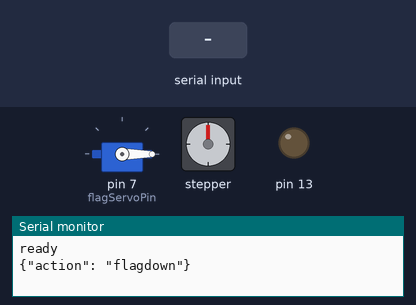
Bench run of a sketch on a simulated Arduino Uno, built with avr-gcc and run on an emulated ATmega328P. On the bench: servo, stepper motor, output pins drawn as LEDs (lit = HIGH), the last lines printed to the serial monitor. The test bench sets the inputs (shaded band). Stepper angles assume 4096 steps per turn.

Above: at 2.0 s.
2.1 s: "climberup:1\n" received over Serial
At 6.9 s:
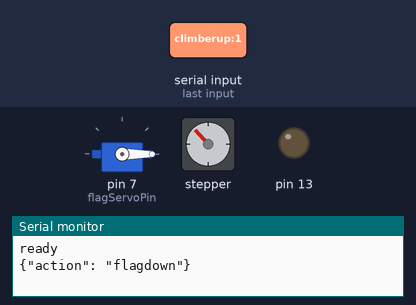
14.1 s: "ledon:1\n" received over Serial
At 17.0 s:
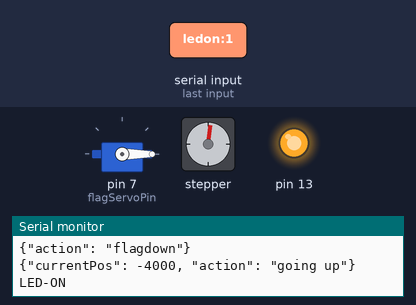
17.1 s: "flagup:1\n" received over Serial
At 18.9 s:
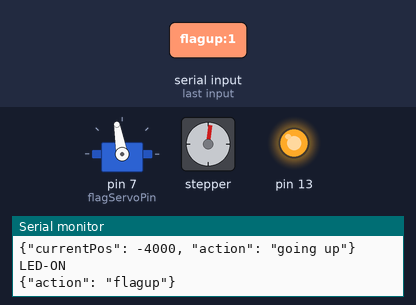
19.4 s: "leboff:1\n" received over Serial
At 20.5 s:
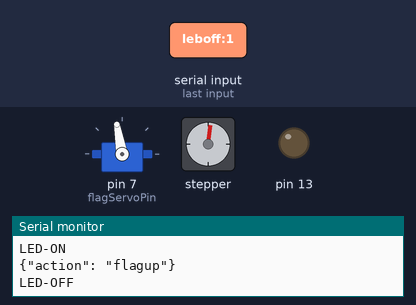
21.4 s: "climberup:150\n" received over Serial
At 25.9 s:
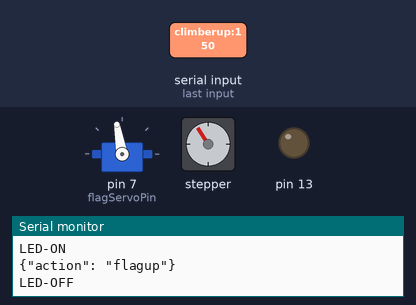
Timing chart, 0 to 33.4 s (numbered marks = the images above; inputs shaded):
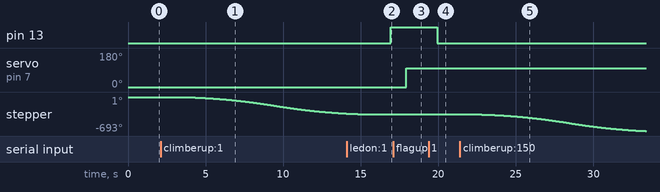

The sketch:

CliffhangerBot.ino
```cpp
#include <AccelStepper.h>
#include <Servo.h>

#define HALFSTEP 8

#define motorPin1  8     // IN1 on ULN2003 ==> Blue   on 28BYJ-48
#define motorPin2  9     // IN2 on ULN2004 ==> Pink   on 28BYJ-48
#define motorPin3  10    // IN3 on ULN2003 ==> Yellow on 28BYJ-48
#define motorPin4  11    // IN4 on ULN2003 ==> Orange on 28BYJ-48

#define flagServoPin 7

int endPoint = 1024 * 4;        // Move this many steps - 1024 = approx 1/4 turn

// NOTE: The sequence 1-3-2-4 is required for proper sequencing of 28BYJ-48
AccelStepper stepper1(HALFSTEP, motorPin1, motorPin3, motorPin2, motorPin4);

Servo myservo;
int pos = 0;

void setup() {
    Serial.begin(115200);
    pinMode(13, OUTPUT);
    myservo.attach(flagServoPin);

    stepper1.setMaxSpeed(900.0);
    stepper1.setAcceleration(100.0);
    stepper1.setSpeed(450);

    Serial.println("ready");
    flagDown();
}

void loop() {
	char inSerial[15];
	int i=0;
	delay(1000);
	if (Serial.available() > 0)   {
		while (Serial.available() > 0) {
			inSerial[i]=Serial.read(); //read data
			i++;
		}
		inSerial[i]='\0';

        String fullCmdString = String(inSerial);
        int deliminatorPos = fullCmdString.indexOf(':');
        String command = "";
        int value = 0;
        if (deliminatorPos > 0) {
            command = fullCmdString.substring(0, deliminatorPos);
            value = fullCmdString.substring(deliminatorPos+1).toInt();
        } else {
            command = fullCmdString;
        }

		if(command == "ledon") {
		  digitalWrite(13, HIGH);
		  Serial.println("LED-ON");
		}
		if(command == "leboff") {
			digitalWrite(13, LOW);
            Serial.println("LED-OFF");
		}

        if(command == "flagup") {
            flagUp();
        }

        if(command == "flagdown") {
            flagDown();
        }

        if(command == "climberup") {
            climberGoUp(4000);
        }

        if(command == "climberdown") {
            climberGoDown(4000);
        }

        if(command == "go") {
            climberGoUp(value);
        }

        if(command == "sethome") {
            climberSetHome();
        }

        if(command == "gohome") {
            climberGoHome();
        }

    }
}

void climberGoDown(int steps) {
  stepper1.moveTo(stepper1.currentPosition() + steps);
  while (stepper1.distanceToGo() != 0) {
      stepper1.run();
  }
  returnCurrentPositionJSON("going down");
}

void climberGoUp(int steps) {
  stepper1.moveTo(stepper1.currentPosition() - steps);
  while (stepper1.distanceToGo() != 0) {
      stepper1.run();
  }
  returnCurrentPositionJSON("going up");
}

void climberGoHome() {
  stepper1.moveTo(0);
  while (stepper1.distanceToGo() != 0) {
      stepper1.run();
  }
  returnCurrentPositionJSON("going home");
}

void climberSetHome() {
  stepper1.setCurrentPosition(0);
  returnCurrentPositionJSON("this is my home");
}


void returnCurrentPositionJSON(String action) {
  Serial.print("{\"currentPos\": ");
  Serial.print(stepper1.currentPosition());
  Serial.print(", \"action\": \"");
  Serial.print(action);
  Serial.println("\"}");
}

void returnSuccessActionJSON(String action) {
  Serial.print("{\"action\": \"");
  Serial.print(action);
  Serial.println("\"}");
}
void flagUp(){
  myservo.write(100);
  returnSuccessActionJSON("flagup");
}

void flagDown(){
  myservo.write(0);
  returnSuccessActionJSON("flagdown");
}
```

Measured:
- after the input at 2.1 s, stepper: keeps turning counter-clockwise at about 30°/s, starting after 0.90 s
- after the input at 14.1 s, pin 13: LOW → HIGH after 2.8 s
- after the input at 17.1 s, servo on pin 7 (flagServoPin): 0° → 100° after 0.83 s
- after the input at 19.4 s, pin 13: HIGH → LOW after 0.53 s
- after the input at 21.4 s, stepper: keeps turning counter-clockwise at about 30°/s, starting after 0.71 s
